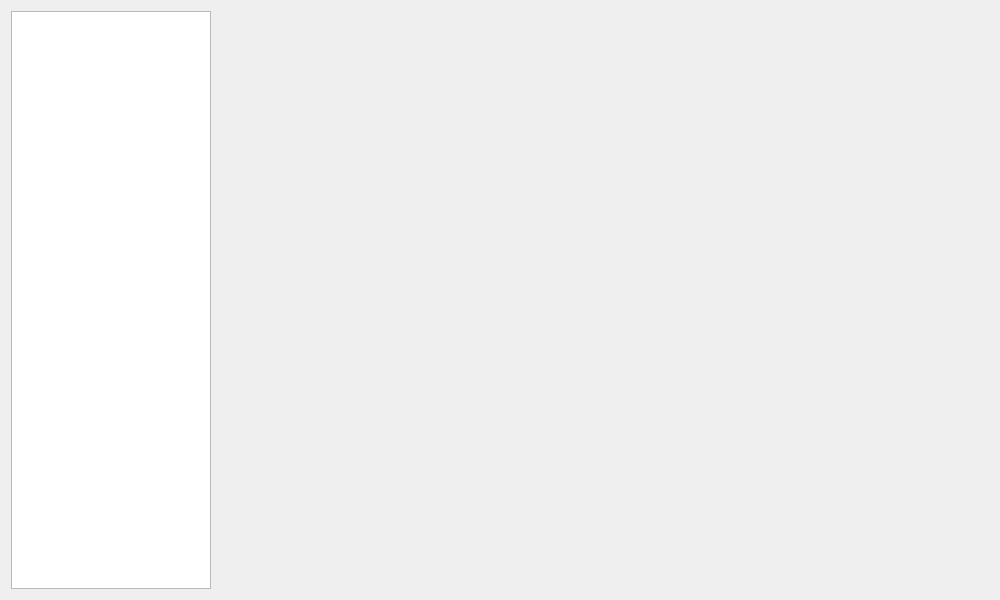
<?xml version="1.0" encoding="UTF-8"?>
<ui version="4.0">
 <class>Reports</class>
 <widget class="QDialog" name="Reports">
  <property name="geometry">
   <rect>
    <x>0</x>
    <y>0</y>
    <width>1000</width>
    <height>600</height>
   </rect>
  </property>
  <property name="windowTitle">
   <string>Reports</string>
  </property>
  <layout class="QVBoxLayout" name="verticalLayout">
   <item>
    <layout class="QHBoxLayout" name="horizontalLayout" stretch="0,2">
     <item>
      <widget class="QListWidget" name="availableWidgets">
       <property name="sizePolicy">
        <sizepolicy hsizetype="Fixed" vsizetype="Expanding">
         <horstretch>200</horstretch>
         <verstretch>0</verstretch>
        </sizepolicy>
       </property>
       <property name="maximumSize">
        <size>
         <width>200</width>
         <height>16777215</height>
        </size>
       </property>
       <property name="baseSize">
        <size>
         <width>0</width>
         <height>0</height>
        </size>
       </property>
       <property name="selectionBehavior">
        <enum>QAbstractItemView::SelectRows</enum>
       </property>
      </widget>
     </item>
     <item>
      <widget class="QStackedWidget" name="pWidget">
       <property name="sizePolicy">
        <sizepolicy hsizetype="Expanding" vsizetype="Expanding">
         <horstretch>0</horstretch>
         <verstretch>0</verstretch>
        </sizepolicy>
       </property>
      </widget>
     </item>
    </layout>
   </item>
  </layout>
 </widget>
 <resources/>
 <connections/>
</ui>
